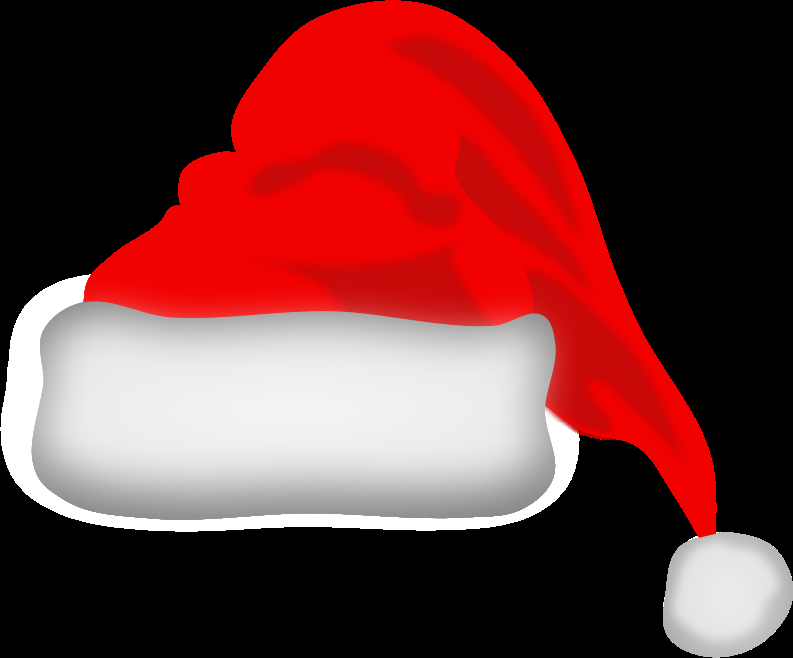
#> input picture hat.png, 793 x 658 px, found by its file name
$ jupyter execute 'Webcam Face Detection.ipynb'   (shell and % lines are left out)
#> lines starting #> are read from the running program, lines starting #| are printed output that depends on the picture; after the words box and inside, x2 and y2 are one past the last pixel; in counts of white or black regions, pixels touching at a corner belong together
[cell 1]
import matplotlib.pyplot as plt
import numpy as np
import cv2

[cell 2]
face_cascade = cv2.CascadeClassifier('haarcascade_frontalface_default.xml')
eye_cascade = cv2.CascadeClassifier('haarcascade_eye.xml')
hat = cv2.imread('hat.png')
#> hat is the input picture: shape (658, 793, 3); mean B, G, R 55.3, 55.6, 112.7

img_hat = cv2.cvtColor(hat,cv2.COLOR_BGR2GRAY)
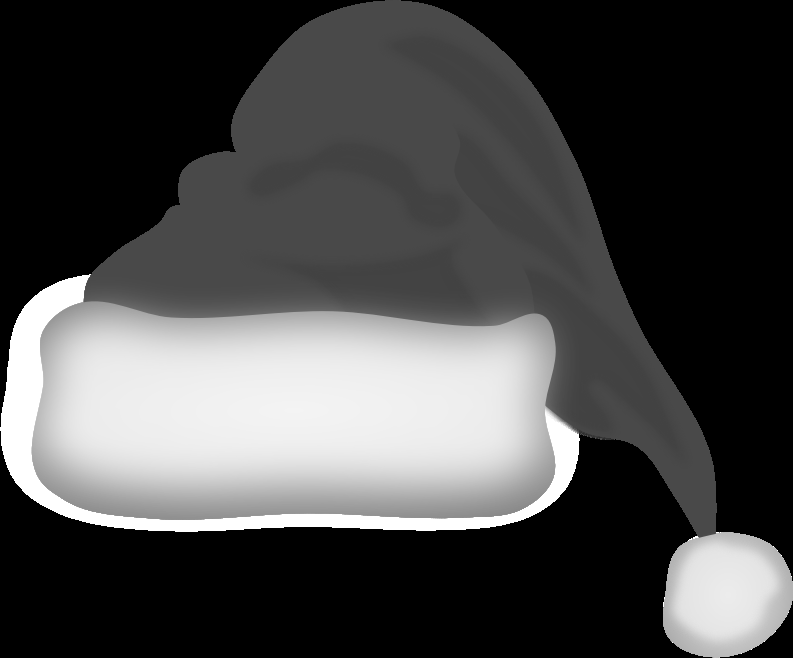
#> img_hat: shape (658, 793); min 0, max 255, mean 72.7

ret,img_hat = cv2.threshold(img_hat,50,255,cv2.THRESH_BINARY)
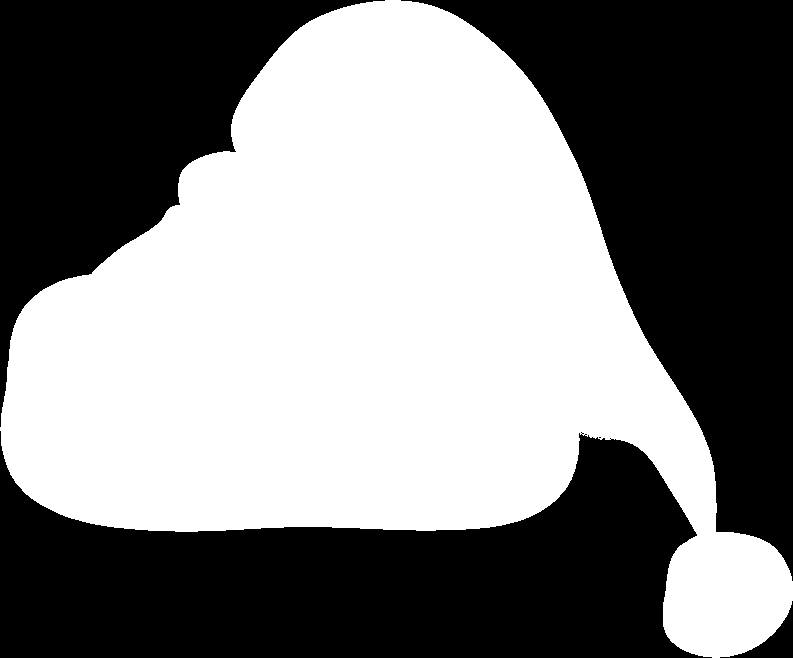
#> img_hat: shape (658, 793); 50.5% white; 5 black regions (1 under 20 px), largest, box (x1, y1, x2, y2) and area: (0, 431, 712, 658) 98716, (401, 0, 793, 581) 96299, (0, 0, 385, 427) 62130, (720, 601, 793, 658) 1182
hat_mask = img_hat
hat_mask_inv = cv2.bitwise_not(hat_mask)
plt.imshow(hat_mask,cmap=plt.cm.Greys_r)
plt.imshow(hat_mask_inv,cmap=plt.cm.Greys_r)

origHatHeight, origHatWidth = img_hat.shape[:2]
#> origHatHeight = 658; origHatWidth = 793
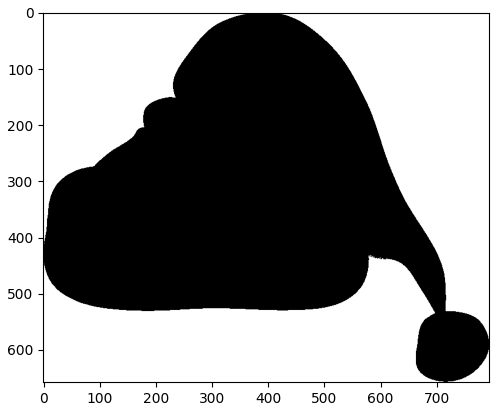
#> figure drawn by matplotlib, 1 panel

[cell 3]
video_capture = cv2.VideoCapture(0)
while True:
        ret, frame = video_capture.read()
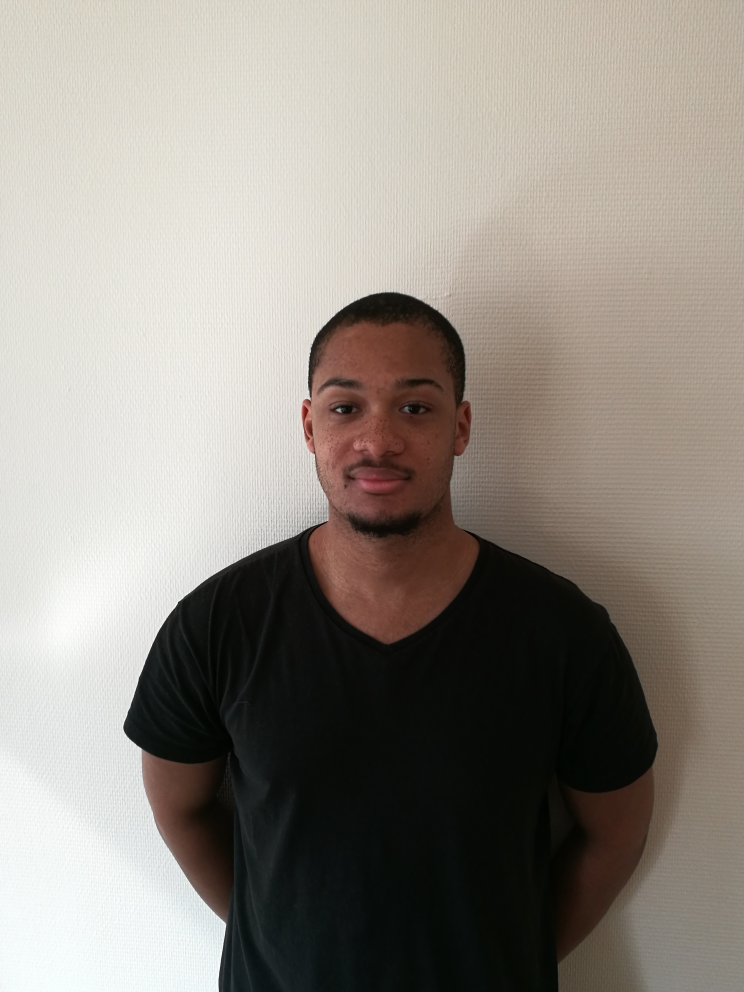
#> input picture img/Kevin1.jpg, 2976 x 3968 px, given in place of the camera (shown at 1/4 size)
#> frame is the input picture: shape (3968, 2976, 3); mean B, G, R 132.4, 140.4, 146.7
        gray = cv2.cvtColor(frame, cv2.COLOR_BGR2GRAY)
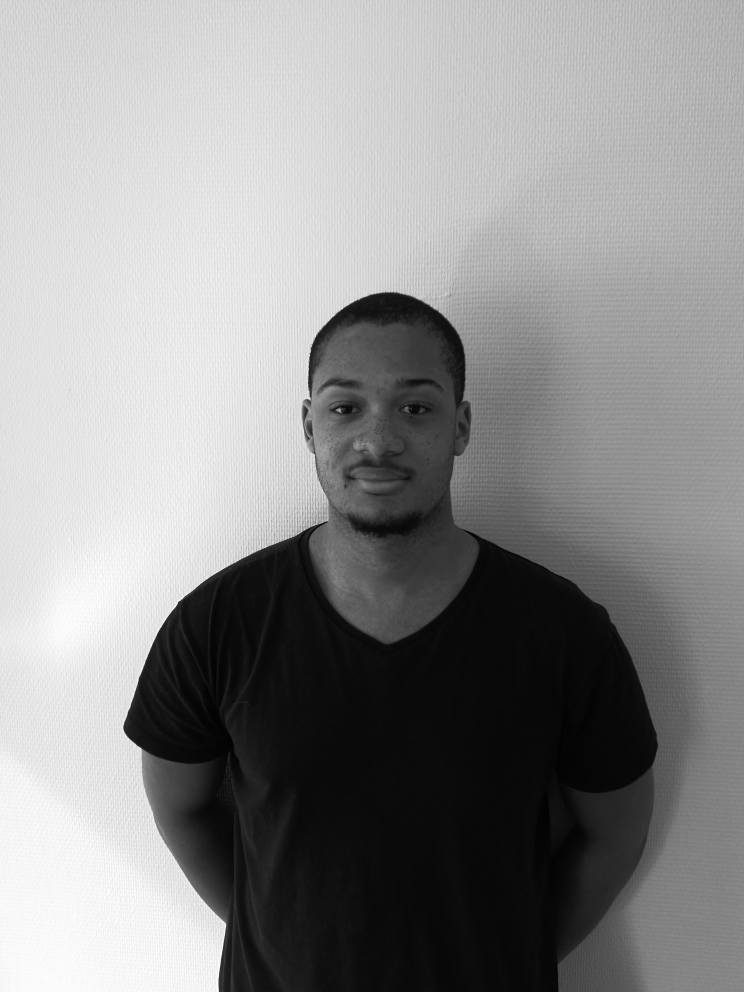
#> gray: shape (3968, 2976) (shown at 1/4 size); min 0, max 255, mean 141.4
        faces_data = face_cascade.detectMultiScale(gray, 1.3, 5)
#> faces_data = [[1175, 1358, 701, 701]]
#creation des rectangles :
        for (xNP, yNP, wNP, hNP) in faces_data:

            face = cv2.rectangle(frame,(xNP,yNP),(xNP+wNP,yNP+hNP),(255,0,0),2)
            #roi_color = frame[y:y+h, x:x-w]
            hatWidth = int(1.2*wNP)
            hatHeight = int(2/3*hNP)


            x = xNP.item()
            y = yNP.item()
            w = wNP.item()
            h = hNP.item()
            x1 = x + int(w/2) - int(hatWidth/2)
            y1 = y - hatHeight
            x2 = x + w - int(hatWidth/4)
            y2 = y

            # [13 lines of commented-out code are left out]


            mask = cv2.resize(hat_mask, (hatWidth,hatHeight), interpolation = cv2.INTER_AREA)
            mask_inv = cv2.resize(hat_mask_inv, (hatWidth,hatHeight), interpolation = cv2.INTER_AREA)


            roi = frame[y1:y2,x1:x2]
            Hatimg= cv2.resize(hat, (x2-x1,y2-y1), interpolation = cv2.INTER_AREA)
            roi_bg = cv2.bitwise_and(roi,roi,mask_inv)
            roi_fg = cv2.bitwise_and(Hatimg,Hatimg,mask)

            dst = cv2.add(roi_bg,roi_fg)
            frame[y1:y2,x1:x2] = dst
            break
#> this loop made 1 pass
#> (xNP, yNP, wNP, hNP, hatWidth, hatHeight, x, y) on pass 1: (1175, 1358, 701, 701, 841, 467, 1175, 1358)
#> pass 1, `mask = cv2.resize(hat_mask, (hatWidth,hatHeight), interpolation = cv2...`:
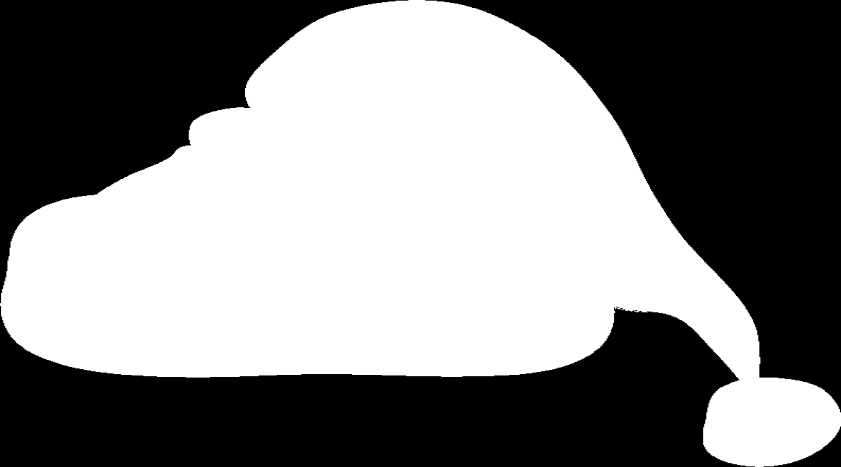
#> mask: shape (467, 841); min 0, max 255, mean 128.8
#> pass 1, `mask_inv = cv2.resize(hat_mask_inv, (hatWidth,hatHeight), interpolatio..`:
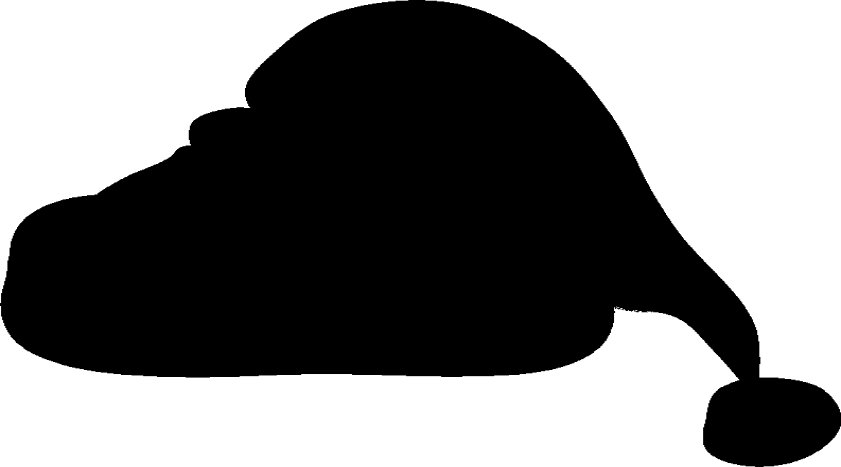
#> mask_inv: shape (467, 841); min 0, max 255, mean 126.2
#> pass 1, `roi = frame[y1:y2,x1:x2]`:
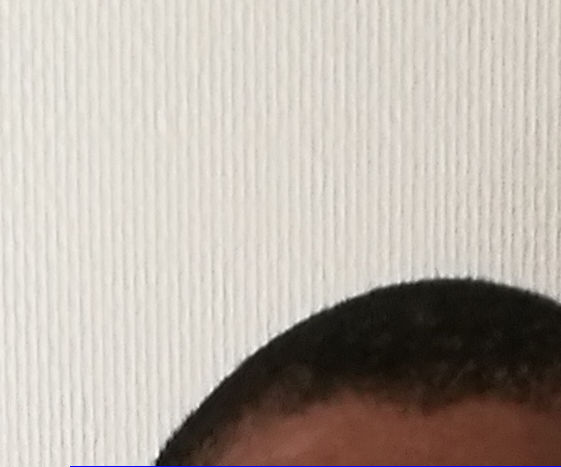
#> roi: shape (467, 561, 3); mean B, G, R 168.3, 176.7, 184.8
#> after the loop:
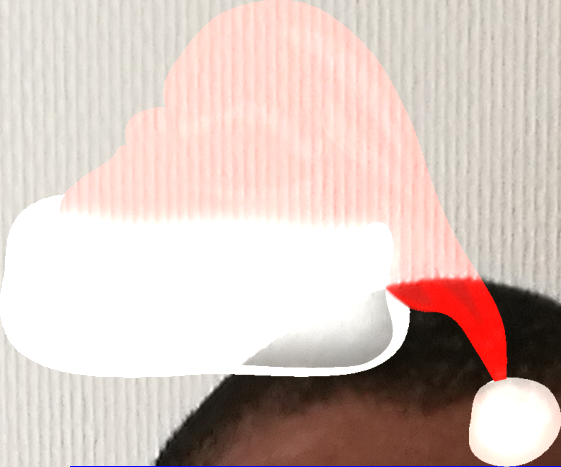
#> roi: shape (467, 561, 3); mean B, G, R 190, 196.9, 214.6

# [25 lines of commented-out code are left out]
        cv2.imshow('Face Detection using a webcam ', frame)

        if cv2.waitKey(1) & 0xFF == ord('q'):
#> (key q is pressed here)
            break

video_capture.release()
cv2.destroyAllWindows()
